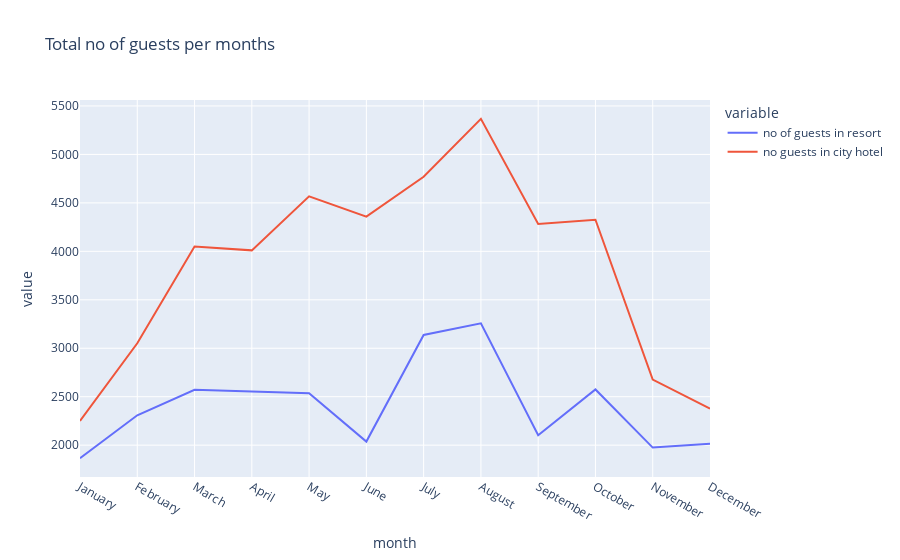

The cell this chart's notebook holds for it:
### Code cell
px.line(final_rush,x='month', y=['no of guests in resort', 'no guests in city hotel'],title='Total no of guests per months')

#px.line(final,     x='month', y=['price_for_resort', 'price_for_city_hotel'],title='Room price per night over the months')

### Figure 1 — Plotly figure (JSON) as saved in the notebook; plotly's stock layout.template omitted (floating-point values rounded to 4 significant figures)
{"data": [{"hovertemplate": "variable=no of guests in resort<br>month=%{x}<br>value=%{y}<extra></extra>", "legendgroup": "no of guests in resort", "line": {"color": "#636efa", "dash": "solid"}, "marker": {"symbol": "circle"}, "mode": "lines", "name": "no of guests in resort", "orientation": "v", "showlegend": true, "type": "scatter", "x": ["January", "February", "March", "April", "May", "June", "July", "August", "September", "October", "November", "December"], "xaxis": "x", "y": [1866, 2308, 2571, 2550, 2535, 2037, 3137, 3257, 2102, 2575, 1975, 2014], "yaxis": "y"}, {"hovertemplate": "variable=no guests in city hotel<br>month=%{x}<br>value=%{y}<extra></extra>", "legendgroup": "no guests in city hotel", "line": {"color": "#EF553B", "dash": "solid"}, "marker": {"symbol": "circle"}, "mode": "lines", "name": "no guests in city hotel", "orientation": "v", "showlegend": true, "type": "scatter", "x": ["January", "February", "March", "April", "May", "June", "July", "August", "September", "October", "November", "December"], "xaxis": "x", "y": [2249, 3051, 4049, 4010, 4568, 4358, 4770, 5367, 4283, 4326, 2676, 2377], "yaxis": "y"}], "layout": {"legend": {"title": {"text": "variable"}, "tracegroupgap": 0}, "title": {"text": "Total no of guests per months"}, "xaxis": {"anchor": "y", "domain": [0, 1], "title": {"text": "month"}}, "yaxis": {"anchor": "x", "domain": [0, 1], "title": {"text": "value"}}}}
